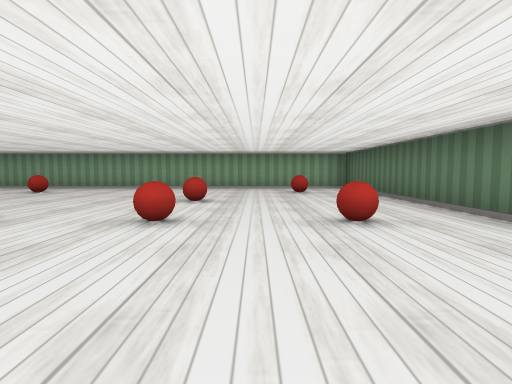
[1] (above)

17 first-person views from a walk through a cub3D level. The camera is about half as high as the walls, tilts 4° down and sees 80° across. The floor is counted in squares. Each view is taken from the middle of a square. On the plan, view 1 faces up. The plan holds only what a view shows up to about 9 squares ahead; the rest is blank.

[2]
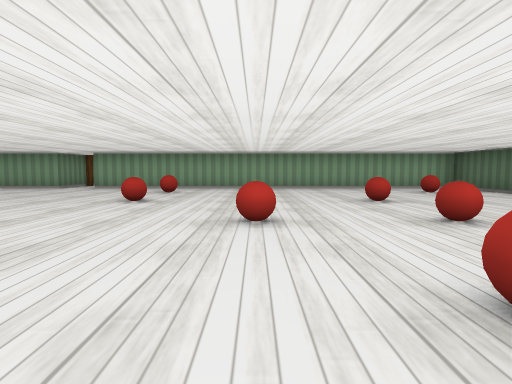

[3]
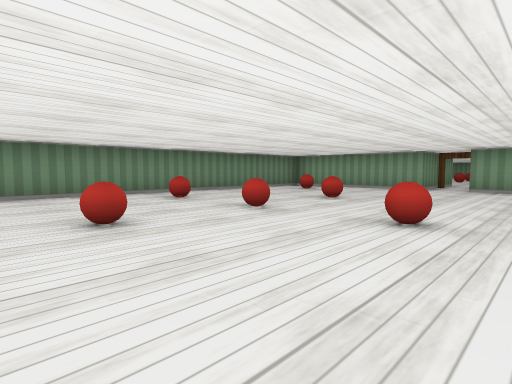

[4]
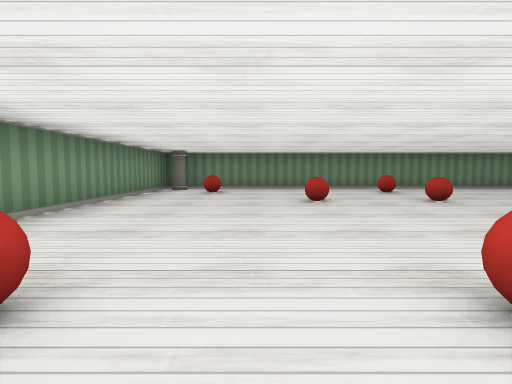

[5]
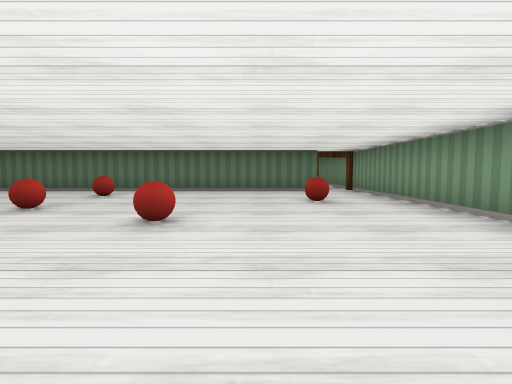

[6]
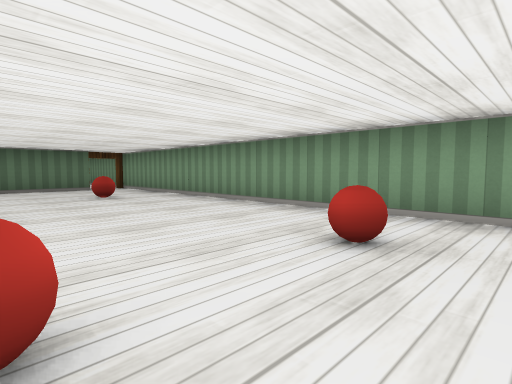

[7]
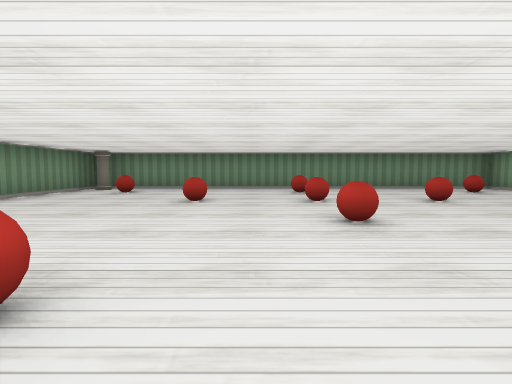

[8]
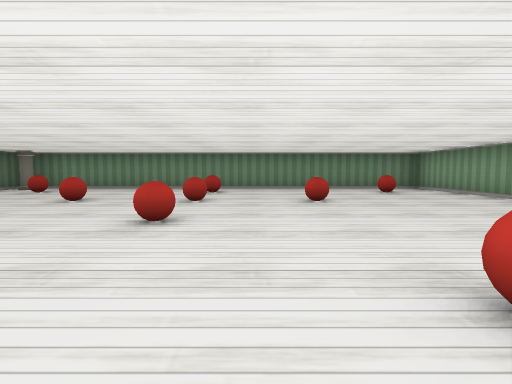

[9]
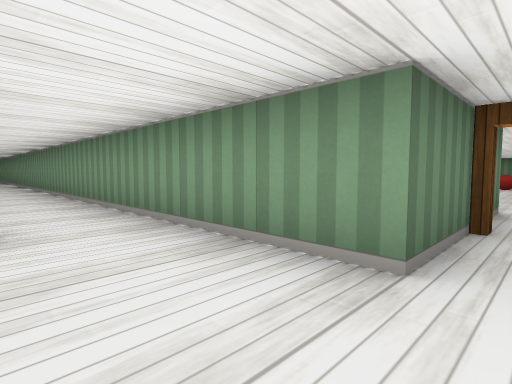

[10]
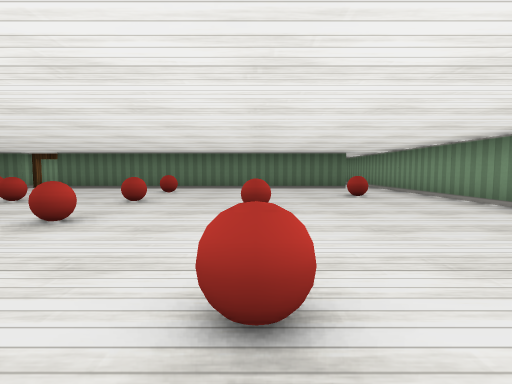

[11]
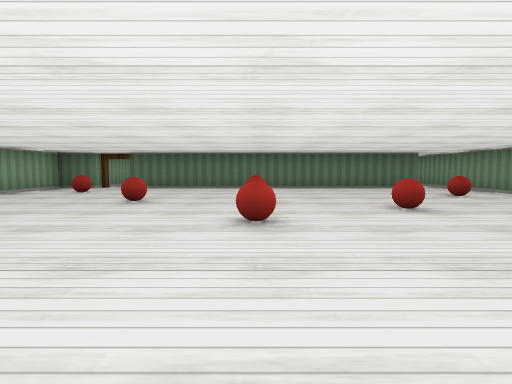

[12]
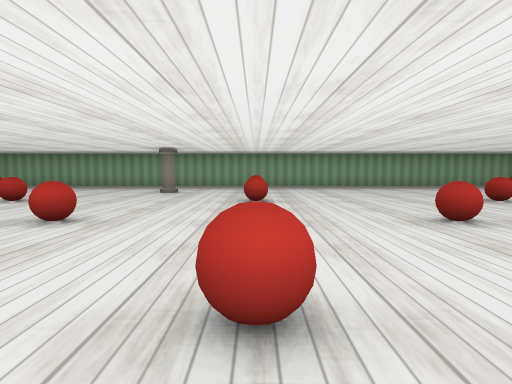

[13]
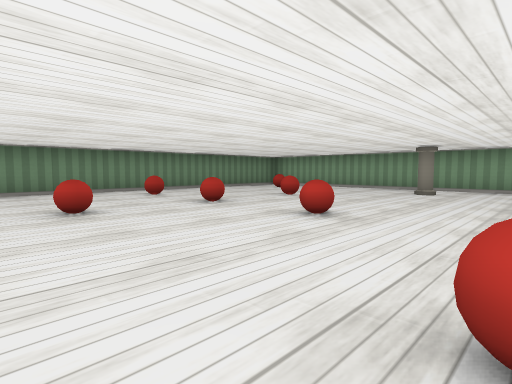

[14]
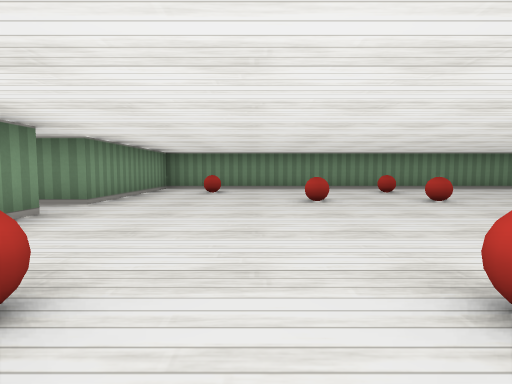

[15]
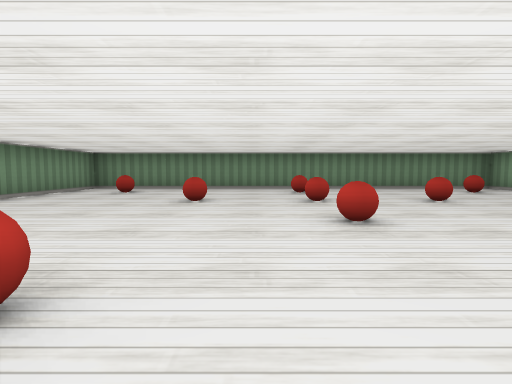

[16]
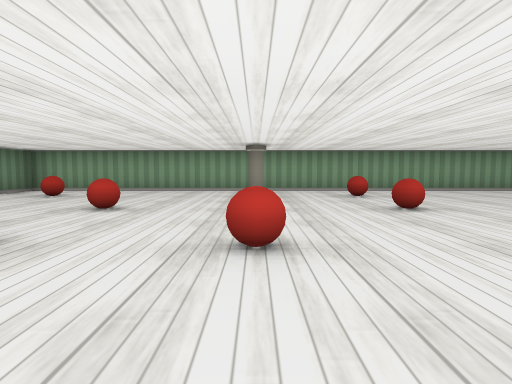

[17]
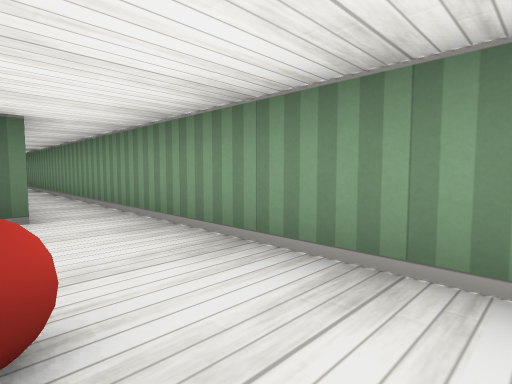

### Floor plan
Points are (right, up) in squares from view 1. A wall is a line through its corners. A room is listed if a view was taken in it or the views show most of it. See-through windows are left out.
Room 1 (views 1, 2, 3, 4, 5, 6, 7, 8)
walls: (-8.5, 10) (-8.5, 8.5) (-12.5, 8.5) (-12.5, -2.5) (4, -2.5); (2.5, -1.6) (2.5, 8.5) (-7.5, 8.5) (-7.5, 9)
ways out: open door at (-8, 10) to room 2; open door at (3, -2)
objects: pillar (-12, -2); ball (-11, -1); ball (-11, 3); ball (-11, 7); ball (-9, 1); ball (-9, 3); ball (-9, 5); ball (-7, 3); ball (-5, -1); ball (-5, 1); ball (-5, 5); ball (-5, 7); ball (-3, 3); ball (-2, 1); ball (-1, 3); ball (-1, 5); ball (0, -1); ball (1, 3); ball (1, 7)
Room 2 (views 9, 10, 11, 12, 13, 14, 15, 16, 17)
walls: (2.5, 21.5) (2.5, 22.5) (-12.5, 22.5) (-12.5, 11.5) (-8.5, 11.5) (-8.5, 10); (-7.5, 9.9) (-7.5, 11.5) (9.5, 11.5); (2.5, 12.4) (2.5, 20.5)
ways out: open door at (-8, 10) to room 1; open door at (3, 21)
objects: ball (-11, 13); ball (-11, 17); ball (-11, 21); ball (-9, 15); ball (-9, 17); ball (-9, 19); ball (-7, 17); pillar (-7, 21); ball (-5, 13); ball (-5, 15); ball (-5, 19); ball (-5, 21); ball (-3, 17); ball (-2, 15); ball (-1, 17); ball (-1, 19); ball (0, 13); ball (1, 17); ball (1, 21)

Positions as (right, up) in squares from view 1, and headings:
1: (0, 0), facing up
2: (-3, 0), facing up
3: (-6, 0), facing up-left
4: (-4, 0), facing left
5: (-5, 0), facing right
6: (-6, 1), facing down-right
7: (-4, 2), facing left
8: (-4, 4), facing left
9: (-8, 13), facing down-right
10: (-6, 15), facing right
11: (-6, 17), facing right
12: (-5, 14), facing up
13: (-5, 14), facing up-left
14: (-4, 14), facing left
15: (-4, 16), facing left
16: (-7, 15), facing up
17: (-1, 13), facing down-right
